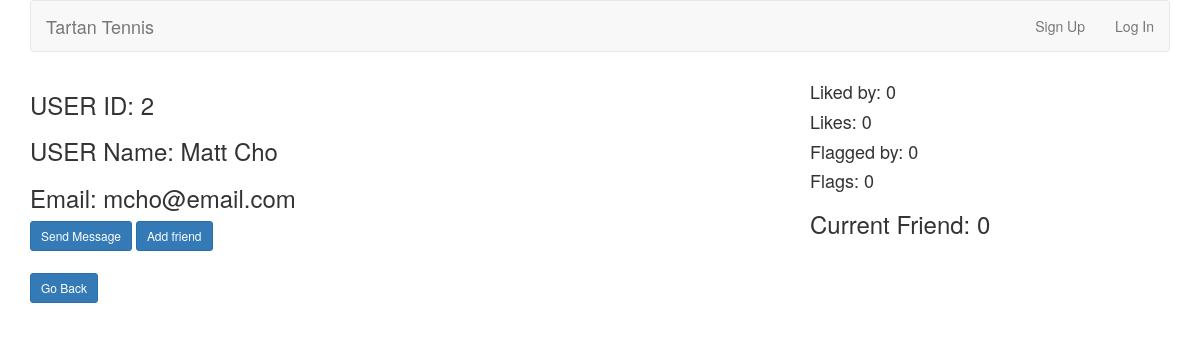
The app's page /dashboard.php?profile_id=2, older data.
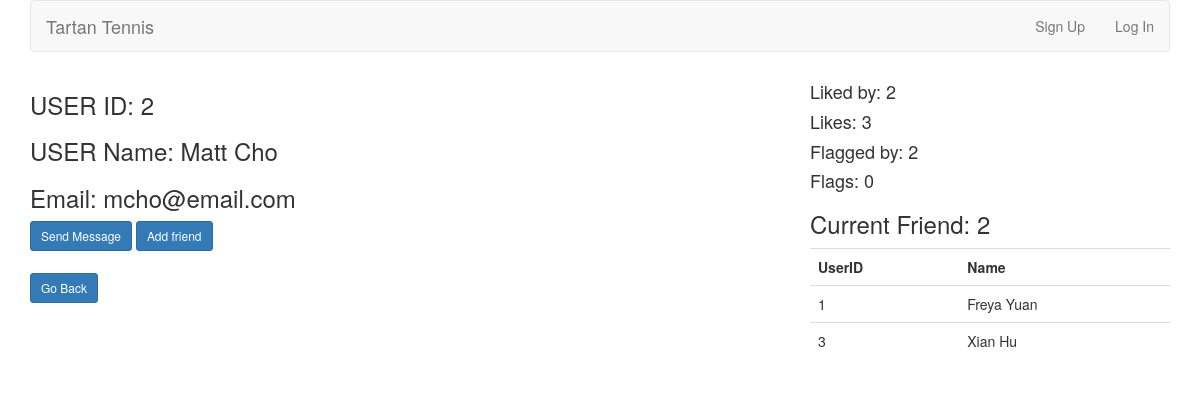
The same page, newer data.
### tables this page shows
CREATE TABLE `users` (
  `user_id` int(10) UNSIGNED NOT NULL PRIMARY KEY AUTO_INCREMENT,
  `first_name` varchar(20) NOT NULL,
  `last_name` varchar(20) NOT NULL,
  `username` varchar(20) NOT NULL,
  `email` varchar(50) NOT NULL,
  `pass` char(40) NOT NULL,
  `created_at` timestamp NOT NULL DEFAULT CURRENT_TIMESTAMP,
  `updated_at` timestamp NOT NULL DEFAULT CURRENT_TIMESTAMP ON UPDATE CURRENT_TIMESTAMP
);

CREATE TABLE `friends` (
  `friend_id` int(11) NOT NULL PRIMARY KEY AUTO_INCREMENT,
  `friender_id` int(11) NOT NULL,
  `friendee_id` int(11) NOT NULL
);

### dashboard.php (the view, shortened to what this page needs)
<?php
include ('includes/header.php');
$profile_id = $_GET['profile_id'];
$user = $_GET['user'];
?>
<div class="row">
  <div class="col-md-8">
<?php
$q = "SELECT first_name, last_name, email FROM users WHERE user_id = {$profile_id}";
$r = @mysqli_query($dbc, $q);
while($row = mysqli_fetch_array($r)) {
    echo '<h3>USER ID: ' . $profile_id . '</h3>';
    echo '<h3>USER Name: ' . $row['first_name'] . ' ' . $row['last_name'] . '</h3>';
    echo '<h3>Email: ' . $row['email'] . '</h3>';
    if($user != $profile_id) {
        echo '<a class="btn btn-primary btn-sm" href="send_message.php?receiver_id='
                            . $profile_id . '">Send Message</a>' . '              ' .
        '<a class="btn btn-primary btn-sm" href="friend_request.php?receiver_id='
                            . $profile_id . '">Add friend</a>';
        echo '<h3><a class="btn btn-primary btn-sm"
        href="index.php">Go Back</a> </h3> ';
    }
}
?>
  </div>
  <div class="col-md-4">
<?php
$likeeq = "SELECT * FROM likes WHERE likee_id = {$profile_id}";
$likerq = "SELECT * FROM likes WHERE liker_id = {$profile_id}";
$badlikerq = "SELECT * FROM likes WHERE liker_id = {$profile_id} AND bad_like = 1";
$badlikeeq = "SELECT * FROM likes WHERE likee_id = {$profile_id} AND bad_like = 1";
$likeer = mysqli_query($dbc, $likeeq);
$likerr = mysqli_query($dbc, $likerq);
$badlikeer = mysqli_query($dbc, $badlikeeq);
$badlikerr = mysqli_query($dbc, $badlikerq);
$num_likeer = mysqli_num_rows($likeer);
$num_likerr = mysqli_num_rows($likerr);
$num_badlikeer = mysqli_num_rows($badlikeer);
$num_badlikerr = mysqli_num_rows($badlikerr);
echo '<h4>Liked by: ' . $num_likeer . '</h4>';
echo '<h4>Likes: ' . $num_likerr . '</h4>';
echo '<h4>Flagged by: ' . $num_badlikeer . '</h4>';
echo '<h4>Flags: ' . $num_badlikerr . '</h4>';
if($user == $profile_id) {
    include ('personal.php');
} else {
    $all = "SELECT * FROM friends WHERE friender_id = {$profile_id} OR friendee_id = {$profile_id}";
    $ra = mysqli_query($dbc, $all);
    $num_friends = mysqli_num_rows($ra);
    echo '<h3>Current Friend: ' . $num_friends . '</h3>';
    if ($num_friends > 0) {
        echo '<table class="table">
        <tr>
        <th>UserID</th>
        <th>Name</th>
        </tr>';
        while($row = mysqli_fetch_array($ra)) {
            if($row['friender_id'] == $profile_id){
                $q1 = "SELECT * FROM users WHERE user_id = {$row['friendee_id']}";
                $r1 = mysqli_query($dbc, $q1);
                while($row_1 = mysqli_fetch_array($r1)) {
                    echo
                    '<tr>
                    <td>' . $row['friendee_id'] . '</td>
                    <td>' . $row_1['first_name'] . ' ' . $row_1['last_name'] . '</td>
                    </tr>';
                }
            } else {
                $q2 = "SELECT * FROM users WHERE user_id = {$row['friender_id']}";
                $r2 = mysqli_query($dbc, $q2);
                while($row_2 = mysqli_fetch_array($r2)) {
                    echo
                    '<tr>
                    <td>' . $row['friender_id'] . '</td>
                    <td>' . $row_2['first_name'] . ' ' . $row_2['last_name'] . '</td>
                    </tr>';
                }
            }
        }
        echo '</table>';
    }
}
?>
  </div>
</div>

Row changes from the older to the newer data that the page shows:
added friends: friender "1"
now on this page (row unchanged): users: first_name "Freya", last_name "Yuan"
added friends: friendee "3"
now on this page (row unchanged): users: first_name "Xian", last_name "Hu"
Text that changed along with them:
$num_likeer: "0" → "2"
$num_likerr: "0" → "3"
$num_badlikeer: "0" → "2"
$num_friends: "0" → "2"
text now shown: "UserID Name"
